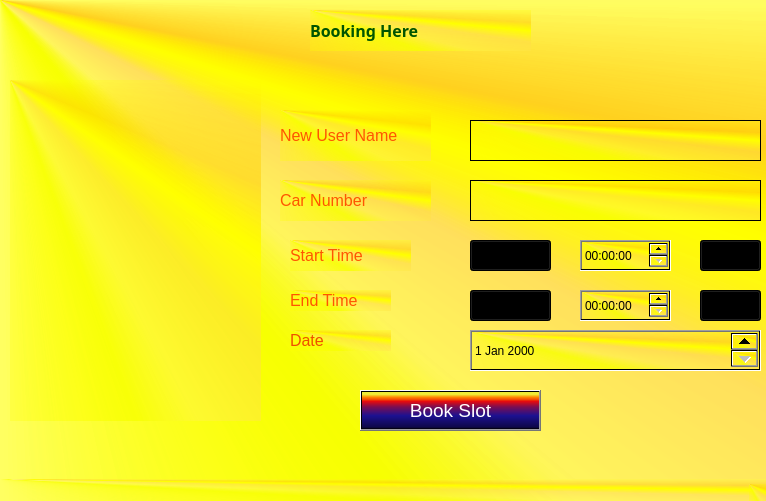
<?xml version="1.0" encoding="UTF-8"?>
<ui version="4.0">
 <class>MainWindow</class>
 <widget class="QMainWindow" name="MainWindow">
  <property name="geometry">
   <rect>
    <x>0</x>
    <y>0</y>
    <width>766</width>
    <height>501</height>
   </rect>
  </property>
  <property name="font">
   <font>
    <pointsize>14</pointsize>
    <weight>75</weight>
    <bold>true</bold>
   </font>
  </property>
  <property name="windowTitle">
   <string>MainWindow</string>
  </property>
  <property name="styleSheet">
   <string notr="true">background-color: qconicalgradient(cx:0, cy:0, angle:135, stop:0 rgba(255, 255, 0, 69), stop:0.375 rgba(255, 255, 0, 69), stop:0.423533 rgba(251, 255, 0, 145), stop:0.45 rgba(247, 255, 0, 208), stop:0.477581 rgba(255, 244, 71, 130), stop:0.518717 rgba(255, 218, 71, 130), stop:0.55 rgba(255, 255, 0, 255), stop:0.57754 rgba(255, 203, 0, 130), stop:0.625 rgba(255, 255, 0, 69), stop:1 rgba(255, 255, 0, 69));</string>
  </property>
  <widget class="QWidget" name="centralwidget">
   <widget class="QLabel" name="label">
    <property name="geometry">
     <rect>
      <x>280</x>
      <y>110</y>
      <width>151</width>
      <height>51</height>
     </rect>
    </property>
    <property name="text">
     <string>&lt;html&gt;&lt;head/&gt;&lt;body&gt;&lt;p&gt;&lt;span style=&quot; font-size:12pt; color:#ff5500;&quot;&gt;New User Name&lt;/span&gt;&lt;/p&gt;&lt;/body&gt;&lt;/html&gt;</string>
    </property>
   </widget>
   <widget class="QLabel" name="label_2">
    <property name="geometry">
     <rect>
      <x>280</x>
      <y>180</y>
      <width>151</width>
      <height>41</height>
     </rect>
    </property>
    <property name="text">
     <string>&lt;html&gt;&lt;head/&gt;&lt;body&gt;&lt;p&gt;&lt;span style=&quot; font-size:12pt; color:#ff5500;&quot;&gt;Car Number&lt;/span&gt;&lt;/p&gt;&lt;/body&gt;&lt;/html&gt;</string>
    </property>
   </widget>
   <widget class="QTextEdit" name="UserEdit">
    <property name="geometry">
     <rect>
      <x>470</x>
      <y>120</y>
      <width>291</width>
      <height>41</height>
     </rect>
    </property>
   </widget>
   <widget class="QTextEdit" name="CarEdit">
    <property name="geometry">
     <rect>
      <x>470</x>
      <y>180</y>
      <width>291</width>
      <height>41</height>
     </rect>
    </property>
   </widget>
   <widget class="QPushButton" name="BookButton">
    <property name="geometry">
     <rect>
      <x>360</x>
      <y>390</y>
      <width>181</width>
      <height>41</height>
     </rect>
    </property>
    <property name="maximumSize">
     <size>
      <width>181</width>
      <height>41</height>
     </size>
    </property>
    <property name="font">
     <font>
      <pointsize>14</pointsize>
     </font>
    </property>
    <property name="styleSheet">
     <string notr="true">background-color: qlineargradient(spread:pad, x1:0, y1:1, x2:0, y2:0, stop:0 rgba(0, 0, 0, 255), stop:0.05 rgba(14, 8, 73, 255), stop:0.36 rgba(28, 17, 145, 255), stop:0.6 rgba(126, 14, 81, 255), stop:0.75 rgba(234, 11, 11, 255), stop:0.79 rgba(244, 70, 5, 255), stop:0.86 rgba(255, 136, 0, 255), stop:0.935 rgba(239, 236, 55, 255));
color: rgb(255, 255, 255);</string>
    </property>
    <property name="text">
     <string>Book Slot</string>
    </property>
   </widget>
   <widget class="QLabel" name="label_3">
    <property name="geometry">
     <rect>
      <x>290</x>
      <y>240</y>
      <width>121</width>
      <height>31</height>
     </rect>
    </property>
    <property name="text">
     <string>&lt;html&gt;&lt;head/&gt;&lt;body&gt;&lt;p&gt;&lt;span style=&quot; font-size:12pt; color:#ff5500;&quot;&gt;Start Time&lt;/span&gt;&lt;/p&gt;&lt;/body&gt;&lt;/html&gt;</string>
    </property>
   </widget>
   <widget class="QLabel" name="label_4">
    <property name="geometry">
     <rect>
      <x>290</x>
      <y>290</y>
      <width>101</width>
      <height>21</height>
     </rect>
    </property>
    <property name="text">
     <string>&lt;html&gt;&lt;head/&gt;&lt;body&gt;&lt;p&gt;&lt;span style=&quot; font-size:12pt; color:#ff5500;&quot;&gt;End Time&lt;/span&gt;&lt;/p&gt;&lt;/body&gt;&lt;/html&gt;</string>
    </property>
   </widget>
   <widget class="QLabel" name="label_5">
    <property name="geometry">
     <rect>
      <x>10</x>
      <y>80</y>
      <width>251</width>
      <height>341</height>
     </rect>
    </property>
    <property name="text">
     <string/>
    </property>
    <property name="pixmap">
     <pixmap>../../../Desktop/images (1).jpg</pixmap>
    </property>
   </widget>
   <widget class="QLabel" name="label_7">
    <property name="geometry">
     <rect>
      <x>310</x>
      <y>10</y>
      <width>221</width>
      <height>41</height>
     </rect>
    </property>
    <property name="font">
     <font>
      <family>Felix Titling</family>
      <weight>75</weight>
      <bold>true</bold>
     </font>
    </property>
    <property name="text">
     <string>&lt;html&gt;&lt;head/&gt;&lt;body&gt;&lt;p&gt;&lt;span style=&quot; font-size:12pt; font-weight:600; color:#005500;&quot;&gt;Booking Here&lt;/span&gt;&lt;/p&gt;&lt;/body&gt;&lt;/html&gt;</string>
    </property>
   </widget>
   <widget class="QComboBox" name="STime">
    <property name="geometry">
     <rect>
      <x>470</x>
      <y>240</y>
      <width>81</width>
      <height>31</height>
     </rect>
    </property>
    <item>
     <property name="text">
      <string>11</string>
     </property>
    </item>
    <item>
     <property name="text">
      <string>12</string>
     </property>
    </item>
    <item>
     <property name="text">
      <string>01</string>
     </property>
    </item>
    <item>
     <property name="text">
      <string>02</string>
     </property>
    </item>
    <item>
     <property name="text">
      <string>03</string>
     </property>
    </item>
    <item>
     <property name="text">
      <string>04</string>
     </property>
    </item>
    <item>
     <property name="text">
      <string>05</string>
     </property>
    </item>
    <item>
     <property name="text">
      <string>06</string>
     </property>
    </item>
    <item>
     <property name="text">
      <string>07</string>
     </property>
    </item>
    <item>
     <property name="text">
      <string>08</string>
     </property>
    </item>
    <item>
     <property name="text">
      <string>09</string>
     </property>
    </item>
    <item>
     <property name="text">
      <string>10</string>
     </property>
    </item>
   </widget>
   <widget class="QTimeEdit" name="STimem">
    <property name="geometry">
     <rect>
      <x>580</x>
      <y>240</y>
      <width>91</width>
      <height>31</height>
     </rect>
    </property>
   </widget>
   <widget class="QComboBox" name="STimeAM">
    <property name="geometry">
     <rect>
      <x>700</x>
      <y>240</y>
      <width>61</width>
      <height>31</height>
     </rect>
    </property>
    <item>
     <property name="text">
      <string>AM</string>
     </property>
    </item>
    <item>
     <property name="text">
      <string>PM</string>
     </property>
    </item>
   </widget>
   <widget class="QComboBox" name="ETime">
    <property name="geometry">
     <rect>
      <x>470</x>
      <y>290</y>
      <width>81</width>
      <height>31</height>
     </rect>
    </property>
    <item>
     <property name="text">
      <string>11</string>
     </property>
    </item>
    <item>
     <property name="text">
      <string>12</string>
     </property>
    </item>
    <item>
     <property name="text">
      <string>01</string>
     </property>
    </item>
    <item>
     <property name="text">
      <string>02</string>
     </property>
    </item>
    <item>
     <property name="text">
      <string>03</string>
     </property>
    </item>
    <item>
     <property name="text">
      <string>04</string>
     </property>
    </item>
    <item>
     <property name="text">
      <string>05</string>
     </property>
    </item>
    <item>
     <property name="text">
      <string>06</string>
     </property>
    </item>
    <item>
     <property name="text">
      <string>07</string>
     </property>
    </item>
    <item>
     <property name="text">
      <string>08</string>
     </property>
    </item>
    <item>
     <property name="text">
      <string>09</string>
     </property>
    </item>
    <item>
     <property name="text">
      <string>10</string>
     </property>
    </item>
   </widget>
   <widget class="QTimeEdit" name="ETimem">
    <property name="geometry">
     <rect>
      <x>580</x>
      <y>290</y>
      <width>91</width>
      <height>31</height>
     </rect>
    </property>
   </widget>
   <widget class="QComboBox" name="ETimeAM">
    <property name="geometry">
     <rect>
      <x>700</x>
      <y>290</y>
      <width>61</width>
      <height>31</height>
     </rect>
    </property>
    <item>
     <property name="text">
      <string>AM</string>
     </property>
    </item>
    <item>
     <property name="text">
      <string>PM</string>
     </property>
    </item>
   </widget>
   <widget class="QLabel" name="label_8">
    <property name="geometry">
     <rect>
      <x>290</x>
      <y>330</y>
      <width>101</width>
      <height>21</height>
     </rect>
    </property>
    <property name="styleSheet">
     <string notr="true">color: rgb(239, 79, 0);</string>
    </property>
    <property name="text">
     <string>&lt;html&gt;&lt;head/&gt;&lt;body&gt;&lt;p&gt;&lt;span style=&quot; font-size:12pt;&quot;&gt;Date&lt;/span&gt;&lt;/p&gt;&lt;/body&gt;&lt;/html&gt;</string>
    </property>
   </widget>
   <widget class="QDateEdit" name="dateEdit">
    <property name="geometry">
     <rect>
      <x>470</x>
      <y>330</y>
      <width>291</width>
      <height>41</height>
     </rect>
    </property>
   </widget>
  </widget>
  <widget class="QMenuBar" name="menubar">
   <property name="geometry">
    <rect>
     <x>0</x>
     <y>0</y>
     <width>766</width>
     <height>26</height>
    </rect>
   </property>
  </widget>
  <widget class="QStatusBar" name="statusbar"/>
 </widget>
 <resources/>
 <connections/>
</ui>
